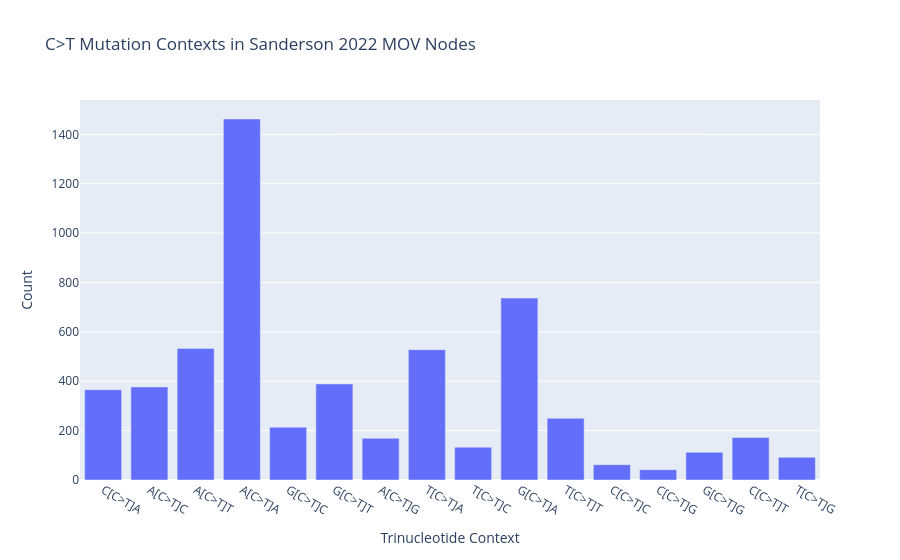

The notebook cell this image was saved under:
### Code cell
fig = px.bar(x=list(ct_counter.keys()), y=list(ct_counter.values()),
             title='C>T Mutation Contexts in Sanderson 2022 MOV Nodes')
fig.update_layout(xaxis_title='Trinucleotide Context', yaxis_title='Count')
fig.show()

### Figure 1 — Plotly figure (JSON) as saved in the notebook; plotly's stock layout.template omitted (floating-point values rounded to 4 significant figures)
{"data": [{"hovertemplate": "x=%{x}<br>y=%{y}<extra></extra>", "legendgroup": "", "marker": {"color": "#636efa", "pattern": {"shape": ""}}, "name": "", "orientation": "v", "showlegend": false, "textposition": "auto", "type": "bar", "x": ["C[C>T]A", "A[C>T]C", "A[C>T]T", "A[C>T]A", "G[C>T]C", "G[C>T]T", "A[C>T]G", "T[C>T]A", "T[C>T]C", "G[C>T]A", "T[C>T]T", "C[C>T]C", "C[C>T]G", "G[C>T]G", "C[C>T]T", "T[C>T]G"], "xaxis": "x", "y": [366, 377, 533, 1462, 214, 389, 169, 528, 133, 737, 250, 62, 42, 112, 172, 92], "yaxis": "y"}], "layout": {"barmode": "relative", "legend": {"tracegroupgap": 0}, "title": {"text": "C>T Mutation Contexts in Sanderson 2022 MOV Nodes"}, "xaxis": {"anchor": "y", "domain": [0, 1], "title": {"text": "Trinucleotide Context"}}, "yaxis": {"anchor": "x", "domain": [0, 1], "title": {"text": "Count"}}}}
